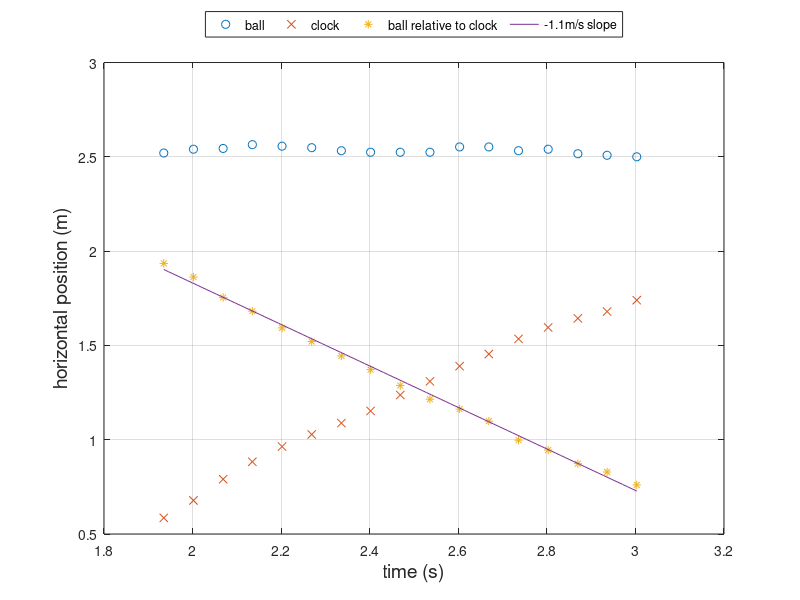

Write the MATLAB code that produced this figure.
# Nathan Moore
# make images that can be bw

# how do you read from file?
# https://www.mathworks.com/help/matlab/ref/csvread.html
# skip the first two rows, read all columns
R1=1;
C1=0;
exp_data=csvread(
'etkina_data.csv',
R1,
C1
);

# create 1D arrays from 2D CSV data
t = exp_data(:, 1);
x_ball = exp_data(:, 2);
y_ball = exp_data(:,3)  ;
x_clock = exp_data(:, 4);
y_clock = exp_data(:,5)  ;
x_relative = exp_data(:, 6);
y_relative = exp_data(:,7)  ;

# theoretical line
t_th = linspace(min(t),max(t));

plot(t,x_ball, "o",'DisplayName',"ball")
hold on
plot(t,x_clock, "x",'DisplayName',"clock")
plot(t,x_relative,"*",'DisplayName',"ball relative to clock")
plot(t_th,4.031-1.1*t_th,'DisplayName',"-1.1m/s slope")
hold off
grid()
ylabel("horizontal position (m)", 'FontSize', 14);
xlabel("time (s)", 'FontSize', 14);
%legend boxoff
%legend( "location", "northoutside",  "orientation", "horizontal", 'FontSize', 14)
legend( "location", "northoutside",  "orientation", "horizontal")
print etkina_x.png

